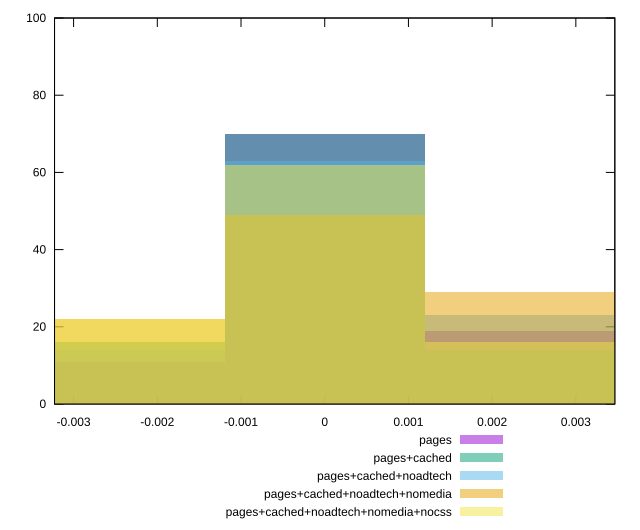

This figure's gnuplot source:
reset

$pages <<EOF
0 70
0.002392416707550003 19
-0.002392416707550003 11
EOF

$pagesCached <<EOF
0 70
0.002392416707550003 14
-0.002392416707550003 16
EOF

$pagesCachedNoadtech <<EOF
0.002392416707550003 23
0 63
-0.002392416707550003 14
EOF

$pagesCachedNoadtechNomedia <<EOF
0 49
-0.002392416707550003 22
0.002392416707550003 29
EOF

$pagesCachedNoadtechNomediaNocss <<EOF
0 62
-0.002392416707550003 22
0.002392416707550003 16
EOF

set key outside below
set boxwidth 0.002392416707550003
set xrange [-0.00322768740515231:0.0034656110941730374]
set yrange [0:100]
set trange [0:100]
set style fill transparent solid 0.5 noborder
set terminal svg size 640, 530 enhanced background rgb 'white'
set output "report_00015_2021-02-09T16-11-33.973Z/meta/pScore-difference/comparison/histogram/all_raw.svg"

plot $pages title "pages" with boxes, \
     $pagesCached title "pages+cached" with boxes, \
     $pagesCachedNoadtech title "pages+cached+noadtech" with boxes, \
     $pagesCachedNoadtechNomedia title "pages+cached+noadtech+nomedia" with boxes, \
     $pagesCachedNoadtechNomediaNocss title "pages+cached+noadtech+nomedia+nocss" with boxes

reset
